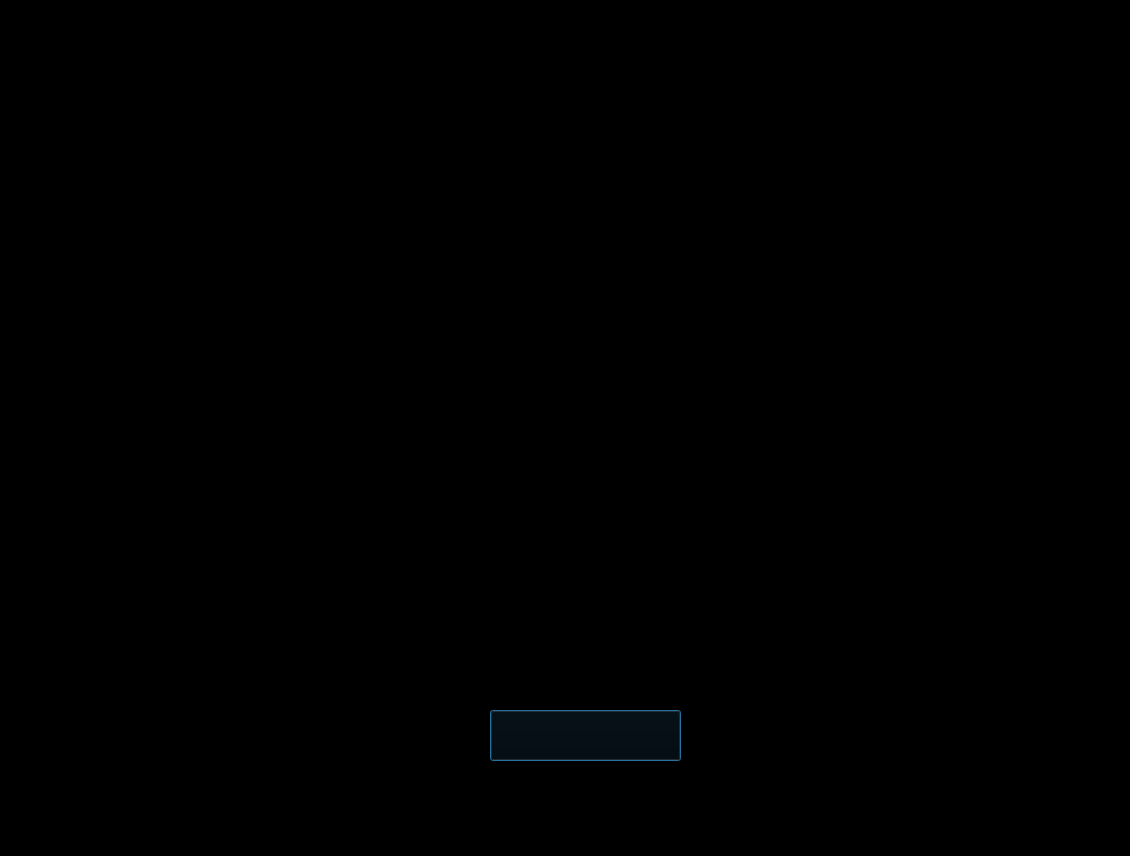
<?xml version="1.0" encoding="UTF-8"?>
<ui version="4.0">
 <class>background</class>
 <widget class="QDialog" name="background">
  <property name="geometry">
   <rect>
    <x>0</x>
    <y>0</y>
    <width>1130</width>
    <height>856</height>
   </rect>
  </property>
  <property name="windowTitle">
   <string>Dialog</string>
  </property>
  <widget class="QLabel" name="background_2">
   <property name="geometry">
    <rect>
     <x>-10</x>
     <y>-10</y>
     <width>1141</width>
     <height>871</height>
    </rect>
   </property>
   <property name="styleSheet">
    <string notr="true">background-color:black;</string>
   </property>
   <property name="text">
    <string>TextLabel</string>
   </property>
  </widget>
  <widget class="QLabel" name="listeningcommands">
   <property name="geometry">
    <rect>
     <x>670</x>
     <y>230</y>
     <width>351</width>
     <height>451</height>
    </rect>
   </property>
   <property name="text">
    <string/>
   </property>
   <property name="pixmap">
    <pixmap>../../Downloads/listening.gif</pixmap>
   </property>
   <property name="scaledContents">
    <bool>true</bool>
   </property>
  </widget>
  <widget class="QLabel" name="codeingrun">
   <property name="geometry">
    <rect>
     <x>10</x>
     <y>610</y>
     <width>331</width>
     <height>211</height>
    </rect>
   </property>
   <property name="text">
    <string/>
   </property>
   <property name="pixmap">
    <pixmap>../../Downloads/Code_Template.gif</pixmap>
   </property>
   <property name="scaledContents">
    <bool>true</bool>
   </property>
  </widget>
  <widget class="QLabel" name="sleeptime">
   <property name="geometry">
    <rect>
     <x>10</x>
     <y>10</y>
     <width>331</width>
     <height>301</height>
    </rect>
   </property>
   <property name="text">
    <string/>
   </property>
   <property name="pixmap">
    <pixmap>../../Downloads/sleepmode.gif</pixmap>
   </property>
   <property name="scaledContents">
    <bool>true</bool>
   </property>
  </widget>
  <widget class="QLabel" name="startlestening">
   <property name="geometry">
    <rect>
     <x>330</x>
     <y>660</y>
     <width>511</width>
     <height>211</height>
    </rect>
   </property>
   <property name="text">
    <string/>
   </property>
   <property name="pixmap">
    <pixmap>../../Downloads/start_voice.gif</pixmap>
   </property>
   <property name="scaledContents">
    <bool>true</bool>
   </property>
  </widget>
  <widget class="QLabel" name="lodingtotakecommand">
   <property name="geometry">
    <rect>
     <x>100</x>
     <y>350</y>
     <width>541</width>
     <height>231</height>
    </rect>
   </property>
   <property name="text">
    <string/>
   </property>
   <property name="pixmap">
    <pixmap>../../Downloads/loding.webp</pixmap>
   </property>
   <property name="scaledContents">
    <bool>true</bool>
   </property>
  </widget>
  <widget class="QLabel" name="initiation1">
   <property name="geometry">
    <rect>
     <x>370</x>
     <y>10</y>
     <width>731</width>
     <height>231</height>
    </rect>
   </property>
   <property name="text">
    <string/>
   </property>
   <property name="pixmap">
    <pixmap>../../Downloads/lodingfor.gif</pixmap>
   </property>
   <property name="scaledContents">
    <bool>true</bool>
   </property>
  </widget>
  <widget class="QLabel" name="eroserofunwanted">
   <property name="geometry">
    <rect>
     <x>750</x>
     <y>190</y>
     <width>351</width>
     <height>51</height>
    </rect>
   </property>
   <property name="styleSheet">
    <string notr="true">background-color:black;</string>
   </property>
   <property name="text">
    <string>TextLabel</string>
   </property>
  </widget>
  <widget class="QTextBrowser" name="textBrowser">
   <property name="geometry">
    <rect>
     <x>490</x>
     <y>710</y>
     <width>191</width>
     <height>51</height>
    </rect>
   </property>
   <property name="styleSheet">
    <string notr="true">background-color:transparent;
border:none;</string>
   </property>
  </widget>
  <widget class="QPushButton" name="startpushButton">
   <property name="geometry">
    <rect>
     <x>490</x>
     <y>710</y>
     <width>191</width>
     <height>51</height>
    </rect>
   </property>
   <property name="styleSheet">
    <string notr="true">background-color:transparent;
</string>
   </property>
   <property name="text">
    <string/>
   </property>
  </widget>
 </widget>
 <resources/>
 <connections/>
</ui>
